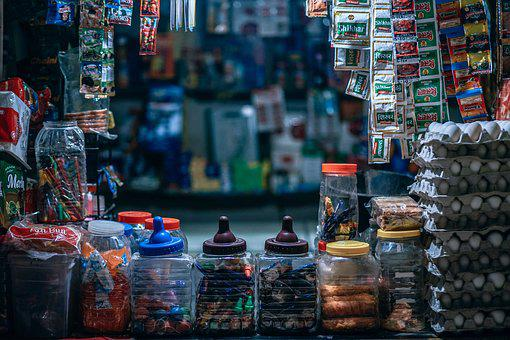
#> input picture opencv_color_mapping/image8.jpg, 510 x 340 px
$ jupyter execute --allow-errors OoenCV_ColorMapping.ipynb
#> lines starting #> are read from the running program, lines starting #| are printed output that depends on the picture; after the words box and inside, x2 and y2 are one past the last pixel; in counts of white or black regions, pixels touching at a corner belong together
### OPEN CV

#### COLOR MAPPING

[cell 1]
import cv2 as cv
import numpy as np
import matplotlib.pyplot as plt

[cell 2]
cv.__version__

[cell 3]
cv.__file__

[cell 4]
np.__file__

[cell 5]
np.__version__

[cell 6]
plt.__file__

[cell 7]
img=cv.imread("image8.jpg")
#> img is the input picture: shape (340, 510, 3); mean B, G, R 70.9, 61.6, 51.7

[cell 8]
type(img)

[cell 9]
img.shape
#> Out = (340, 510, 3)

[cell 10]
plt.imshow(img)

[cell 11]
img_rgb=cv.cvtColor(img,cv.COLOR_BGR2RGB)

[cell 12]
plt.imshow(img_rgb)

[cell 13]
img_g=cv.cvtColor(img,cv.COLOR_BGR2GRAY)
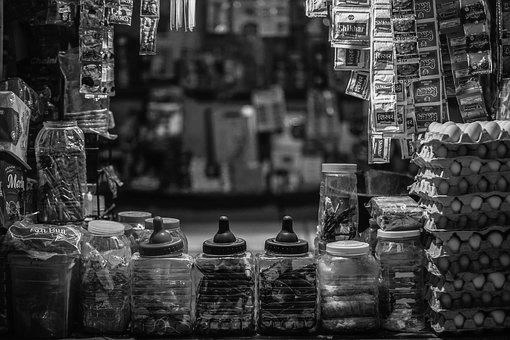
#> img_g: shape (340, 510); min 0, max 255, mean 59.7

[cell 14]
plt.imshow(img_g)

[cell 15]
plt.imshow(img_g,cmap="gray")

[cell 16]
b=img[:,:,:]

[cell 17]
plt.imshow(b,cmap="gray")

[cell 18]
i=img_g.copy()
i[:,:]=0
#> i: shape (340, 510); every value is 0

[cell 19]
plt.imshow(i,cmap='gray')

[cell 20]
img

[cell 21]
black=np.zeros((100,100),dtype='uint8')

[cell 22]
plt.imshow(black,cmap='gray')
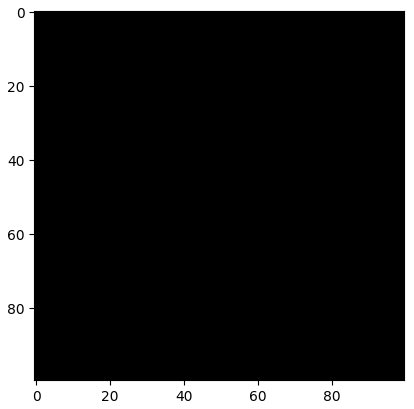
#> figure drawn by matplotlib, 1 panel

[cell 23]
white=np.ones((100,100,3),dtype='uint8')*255

[cell 24]
plt.imshow(white,cmap='gray')

[cell 25]
red=np.zeros((100,100,3),dtype='uint8')
red[:,:,0]=255
plt.imshow(red,cmap='gray')

[cell 26]
blue=np.zeros((100,100,3),dtype='uint8')
blue[:,:,2]=255
plt.imshow(blue,cmap='gray')

[cell 27]
green=np.zeros((100,100,3),dtype='uint8')
green[:,:,1]=255
plt.imshow(green,cmap='gray')

[cell 28]
yellow=np.zeros((100,100,3),dtype='uint8')
yellow[:,:]=[255,255,0]
plt.imshow(yellow,cmap='gray')

[cell 29]
yellow=np.zeros((100,100,3),dtype='uint8')
yellow[:,:,0]=255
yellow[:,:,1]=255
plt.imshow(yellow,cmap='gray')

[cell 30]
yellow=np.zeros((100,100,3),dtype='uint8')
yellow[:50,:]=[255,255,0]
yellow[50:,:]=[0,0,255]
plt.imshow(yellow)

[cell 31]
yellow=np.zeros((100,100,3),dtype='uint8')
yellow[:50,:50]=[255,255,0]
yellow[50:,:50]=[0,0,255]
yellow[50:,50:]=[0,255,0]
yellow[:50,50:]=[255,0,0]
plt.imshow(yellow)
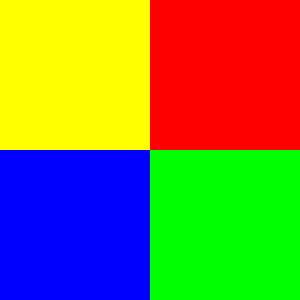
#> shown: shape (100, 100, 3) (shown 3 times larger); mean R, G, B 127.5, 127.5, 63.8

[cell 32]
c=np.zeros((100,100,3),dtype='uint8')
for i in range(10,110,20):
    c[i-10:i,:]=[255,255,255]
    c[i:i+10,:]=[0,0,0]
plt.imshow(c)
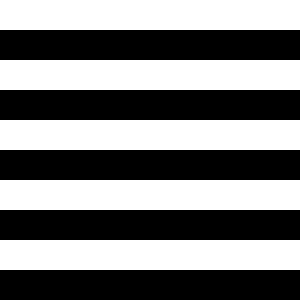
#> shown: shape (100, 100, 3) (shown 3 times larger); 50% white; 5 white regions, box (x1, y1, x2, y2) and area: (0, 0, 100, 10) 1000, (0, 20, 100, 30) 1000, (0, 40, 100, 50) 1000, (0, 60, 100, 70) 1000, (0, 80, 100, 90) 1000

[cell 33]
c=np.zeros((100,100,3),dtype='uint8')
for j in range(10,110,20):
    for i in range(10,110,20):
        c[j-10:j,i-10:i]=[255,255,255]
        c[j:j+10,i:i+10]=[255,255,255]
plt.imshow(c)
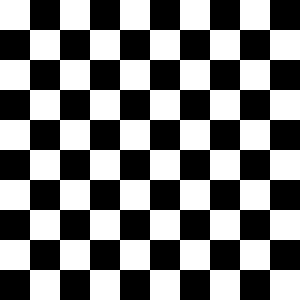
#> shown: shape (100, 100, 3) (shown 3 times larger); 50% white; 1 white region, box (x1, y1, x2, y2) and area: (0, 0, 100, 100) 5000

[cell 34]
c=np.zeros((20,100,3),dtype='uint8')
for i in range(10,111,20):
    c[:10,i-10:i]=[255,255,255]
    c[10:,i:i+10]=[255,255,255]
plt.imshow(c)
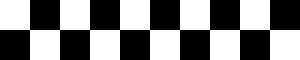
#> shown: shape (20, 100, 3) (shown 3 times larger); 50% white; 1 white region, box (x1, y1, x2, y2) and area: (0, 0, 100, 20) 1000

[cell 35]
c=np.zeros((100,10,3),dtype='uint8')
#> (the rest of this cell did not finish here and is left out)

[cell 36]
import random
for i in range(5):
    print(random.randint(0,255))

[cell 37]
c=np.zeros((100,100,3),dtype='uint8')
for j in range(10,110,20):
    for i in range(10,110,20):
        c[j-10:j,i-10:i]=[200,50,200]
        c[j:j+10,i:i+10]=[20,200,200]
plt.imshow(c)
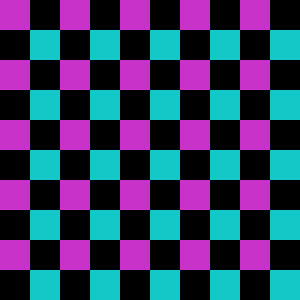
#> shown: shape (100, 100, 3) (shown 3 times larger); mean R, G, B 55, 62.5, 100

#> (a cell that did not finish here is left out)

[cell 39]
import random
c=np.zeros((100,100,3),dtype='uint8')
for i in range(10,111,20):
    for j in range(10,111,20):
        r_n=[]
        for k in range(6):
            r_n+=[random.randint(0,255)]
        c[j-10:j,i-10:i]=[r_n[0],r_n[1],r_n[2]]
        c[j:j+10,i:i+10]=[r_n[3],r_n[4],r_n[5]]
plt.imshow(c)
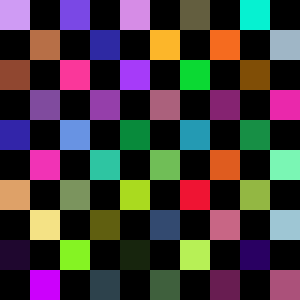
#> shown: shape (100, 100, 3) (shown 3 times larger); mean R, G, B 66.6, 57.3, 58.9

[cell 40]
import random
c=np.zeros((100,100,3),dtype='uint8')
for i in range(10,111,20):
    for j in range(10,111,20):
        r_n=[]
        for k in range(6):
            r_n+=[random.randint(0,255)]
        c[j-10:j,i-10:i]=[r_n[0],r_n[1],r_n[2]]
        c[i-10:i,j:j+10]=[r_n[3],r_n[4],r_n[5]]
plt.imshow(c)
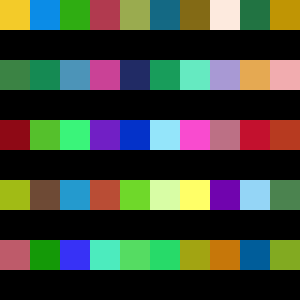
#> shown: shape (100, 100, 3) (shown 3 times larger); mean R, G, B 61.5, 69.6, 55.9

[cell 41]
import random
c=np.zeros((100,100,3),dtype='uint8')
for i in range(10,111,10):
    for j in range(10,111,10):
        r_n=[]
        for k in range(6):
            r_n+=[random.randint(0,255)]
        c[j-10:j,i-10:i]=[r_n[0],r_n[1],r_n[2]]
        c[i-10:i,j:j+10]=[r_n[3],r_n[4],r_n[5]]
plt.imshow(c,cmap='gray')
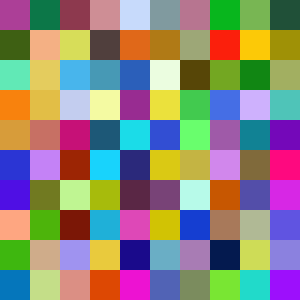
#> shown: shape (100, 100, 3) (shown 3 times larger); mean R, G, B 139.7, 133.4, 124.2
